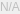
<?xml version="1.0" encoding="UTF-8"?>
<ui version="4.0">
 <class>CPJoyToTwistPlugin</class>
 <widget class="QWidget" name="CPJoyToTwistPlugin">
  <property name="geometry">
   <rect>
    <x>0</x>
    <y>0</y>
    <width>5</width>
    <height>5</height>
   </rect>
  </property>
  <property name="windowTitle">
   <string>CPJoyToTwist</string>
  </property>
  <layout class="QGridLayout" name="gridLayout">
   <property name="margin">
    <number>0</number>
   </property>
   <property name="spacing">
    <number>0</number>
   </property>
   <item row="0" column="0">
    <widget class="QLabel" name="label">
     <property name="enabled">
      <bool>false</bool>
     </property>
     <property name="text">
      <string>N/A</string>
     </property>
     <property name="alignment">
      <set>Qt::AlignCenter</set>
     </property>
    </widget>
   </item>
  </layout>
 </widget>
 <layoutdefault spacing="6" margin="11"/>
 <resources/>
 <connections/>
 <slots>
  <slot>nukeNodelet()</slot>
 </slots>
</ui>
